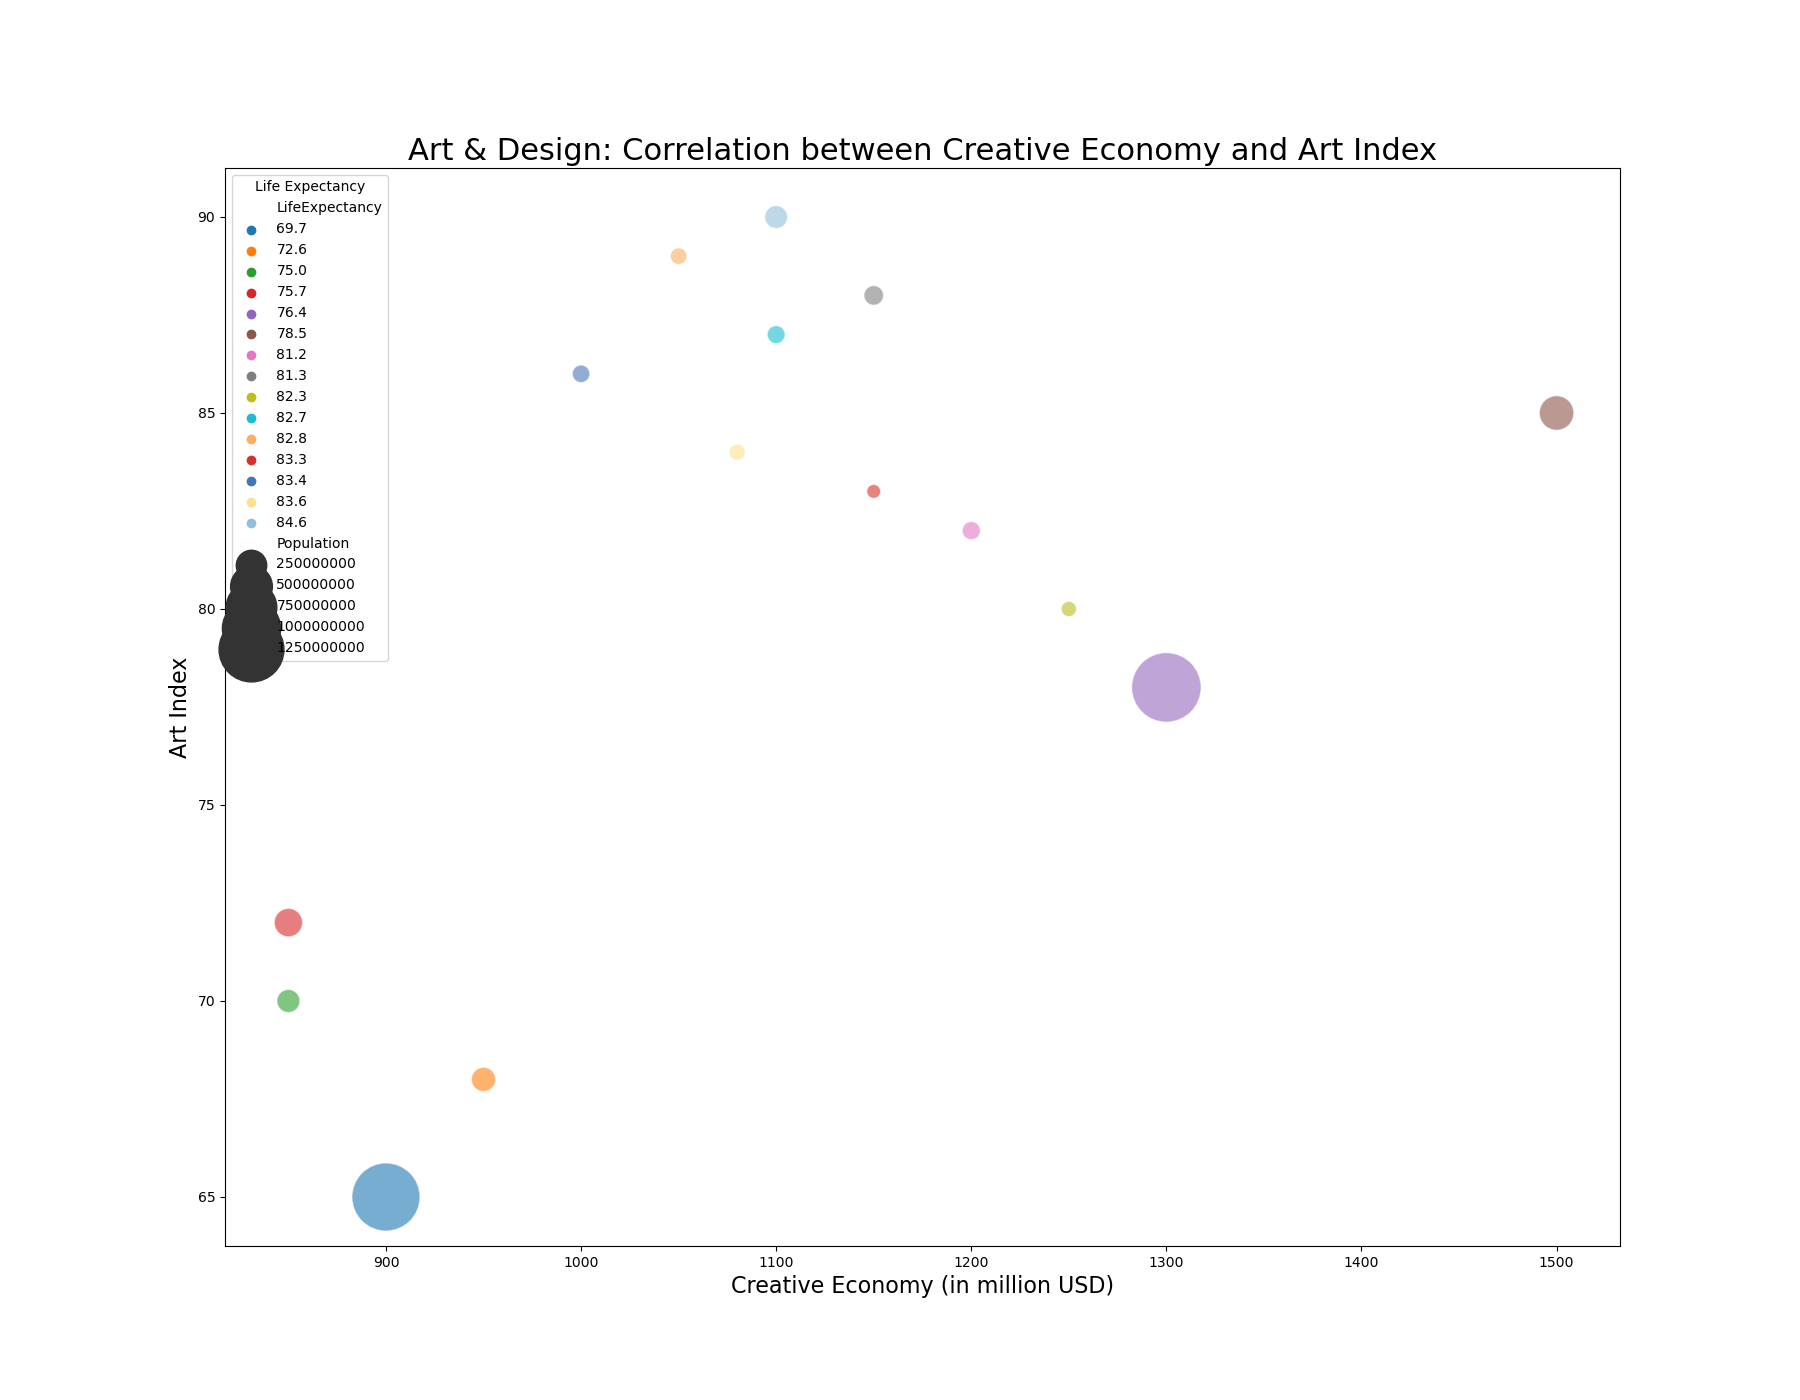

Python code for this plot:

import seaborn as sns
import pandas as pd
import matplotlib.pyplot as plt

data = pd.DataFrame({
    'Country': ['USA', 'China', 'Japan', 'Germany', 'India', 'UK', 'France', 'Italy', 'Brazil', 'Canada', 'Russia', 'South Korea', 'Australia', 'Spain', 'Mexico'],
    'ArtIndex': [85, 78, 90, 88, 65, 82, 87, 86, 72, 80, 68, 89, 83, 84, 70],
    'CreativeEconomy': [1500, 1300, 1100, 1150, 900, 1200, 1100, 1000, 850, 1250, 950, 1050, 1150, 1080, 850],
    'Population': [331002651, 1439323776, 126476461, 83783942, 1380004385, 67886011, 65273511, 60461826, 212559417, 37742154, 145912025, 51269185, 25499884, 46754778, 128932753],
    'LifeExpectancy': [78.5, 76.4, 84.6, 81.3, 69.7, 81.2, 82.7, 83.4, 75.7, 82.3, 72.6, 82.8, 83.3, 83.6, 75.0]
})

plt.figure(figsize=(18, 14))
bubble_chart = sns.scatterplot(
    data=data,
    x='CreativeEconomy',
    y='ArtIndex',
    size='Population',
    hue='LifeExpectancy',
    palette=['#1f77b4', '#ff7f0e', '#2ca02c', '#d62728', '#9467bd', '#8c564b', '#e377c2', '#7f7f7f', '#bcbd22', '#17becf', '#fdae61', '#d73027', '#4575b4', '#fee08b', '#91bfdb'],
    sizes=(100, 2500),
    alpha=0.6
)

plt.legend(title='Life Expectancy')
plt.title('Art & Design: Correlation between Creative Economy and Art Index', fontsize=22)
plt.xlabel('Creative Economy (in million USD)', fontsize=16)
plt.ylabel('Art Index', fontsize=16)
plt.show()
